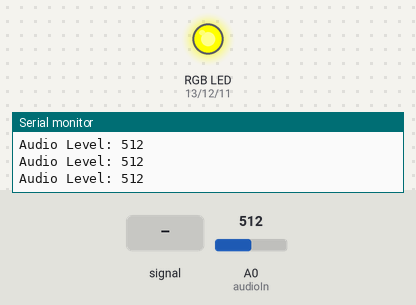
This sketch was run on a simulated Arduino Uno, built with avr-gcc and run on an emulated ATmega328P. Parts: an RGB LED mixed from three pins (HIGH = lit), the last lines printed to the serial monitor. Dashed ring = blinking. Inputs (shaded band) come from the test bench; at power-on: A0 (audioIn) = 512.

Above: at 1.7 s.
1.8 s: A0 (audioIn) fed a 200 Hz sine of ±81 counts around its level
At 4.2 s:
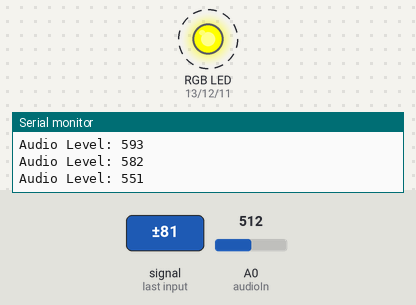
4.8 s: A0 (audioIn) set to 610
At 5.4 s:
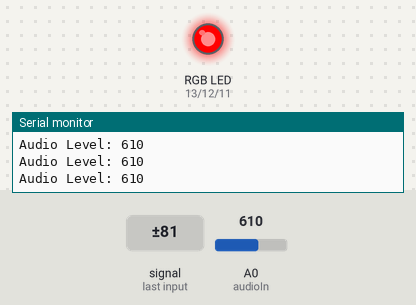
6.3 s: A0 (audioIn) set to 588
At 7.1 s:
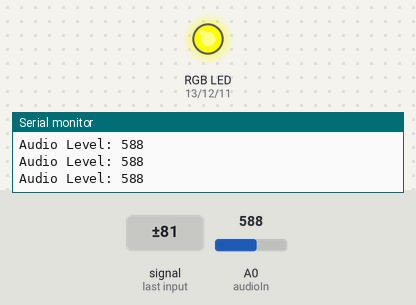
7.8 s: A0 (audioIn) set to 467
9.3 s: A0 (audioIn) set to 451
At 9.8 s:
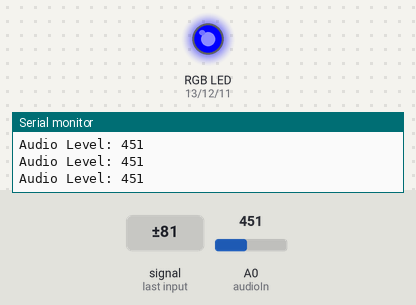
12.3 s: A0 (audioIn) set to 108
13.8 s: A0 (audioIn) set to 88
At 14.6 s:
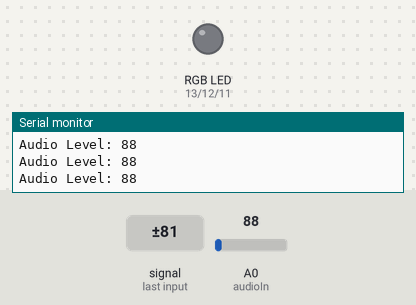
Timing chart, 0 to 16.3 s (numbered marks = the images above; inputs shaded):
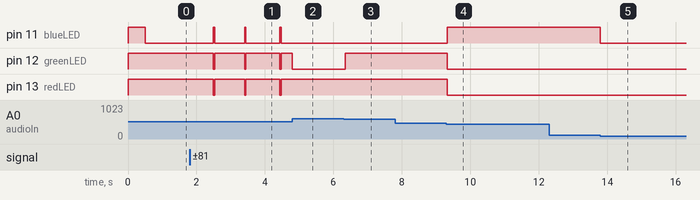

Measured:
- the behaviour switches between 600 and 599 on A0 (audioIn) (found by bisection; images 2 and 3)
- the behaviour switches between 460 and 459 on A0 (audioIn) (found by bisection; images 3 and 4)
- the behaviour switches between 100 and 99 on A0 (audioIn) (found by bisection; images 4 and 5)
- after the input at 1.8 s, pin 11 (blueLED): alternates HIGH for 0.03 s and LOW for 0.94 s, starting after 0.69 s; pin 12 (greenLED), pin 13 (redLED): alternates HIGH for 0.94 s and LOW for 0.03 s, starting after 0.69 s
- after the input at 4.8 s, pin 11 (blueLED): stays LOW (without the input it goes to HIGH after 0.55 s); pin 13 (redLED): stays HIGH (without the input it goes to LOW after 0.55 s)
- after the input at 6.3 s, pin 12 (greenLED): LOW → HIGH after 0.05 s
- after the input at 9.3 s, pin 11 (blueLED): LOW → HIGH at once; pin 12 (greenLED), pin 13 (redLED): HIGH → LOW at once
- after the input at 13.8 s, pin 11 (blueLED): HIGH → LOW at once

The sketch:

Audio_Level_Indicator_RGB.ino
```cpp
const int audioIn = A0;
const int redLED = 13;
const int greenLED = 12;
const int blueLED = 11;

void setup() {
  Serial.begin(115200);
  pinMode(audioIn, INPUT);
 pinMode(redLED, OUTPUT);
 pinMode(greenLED, OUTPUT);
 pinMode(blueLED, OUTPUT);
 digitalWrite(redLED, HIGH);
 digitalWrite(greenLED, HIGH);
 digitalWrite(blueLED, HIGH);
 delay(500);
 digitalWrite(redLED, LOW);
 digitalWrite(greenLED, LOW);
 digitalWrite(blueLED, LOW);
}

void loop() {
int audioLevel = analogRead(audioIn);
Serial.print("Audio Level: ");
Serial.println(audioLevel);

if(audioLevel >= 600){
  digitalWrite(redLED, HIGH);
 digitalWrite(greenLED, LOW);
 digitalWrite(blueLED, LOW);
 delay(100);
}else if(audioLevel >= 460){
  digitalWrite(redLED, HIGH);
 digitalWrite(greenLED, HIGH);
 digitalWrite(blueLED, LOW);
 delay(100);
}else if(audioLevel >= 100){
  digitalWrite(redLED, LOW);
 digitalWrite(greenLED, LOW);
 digitalWrite(blueLED, HIGH);
}else{
 digitalWrite(redLED, LOW);
 digitalWrite(greenLED, LOW);
 digitalWrite(blueLED, LOW);
}
delay(10);


}
```
